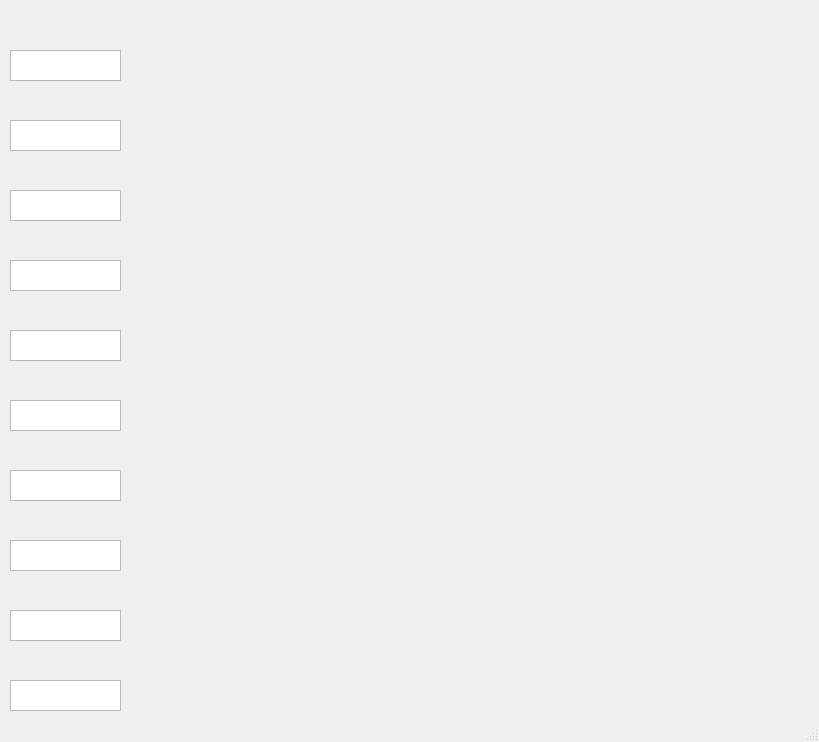
<?xml version="1.0" encoding="UTF-8"?>
<ui version="4.0">
 <class>MainWindow</class>
 <widget class="QMainWindow" name="MainWindow">
  <property name="geometry">
   <rect>
    <x>0</x>
    <y>0</y>
    <width>819</width>
    <height>742</height>
   </rect>
  </property>
  <property name="windowTitle">
   <string>MainWindow</string>
  </property>
  <widget class="QWidget" name="centralwidget">
   <widget class="QTextEdit" name="textEdit">
    <property name="geometry">
     <rect>
      <x>10</x>
      <y>610</y>
      <width>111</width>
      <height>31</height>
     </rect>
    </property>
   </widget>
   <widget class="QTextEdit" name="textEdit_2">
    <property name="geometry">
     <rect>
      <x>10</x>
      <y>330</y>
      <width>111</width>
      <height>31</height>
     </rect>
    </property>
   </widget>
   <widget class="QTextEdit" name="textEdit_3">
    <property name="geometry">
     <rect>
      <x>10</x>
      <y>540</y>
      <width>111</width>
      <height>31</height>
     </rect>
    </property>
   </widget>
   <widget class="QTextEdit" name="textEdit_4">
    <property name="geometry">
     <rect>
      <x>10</x>
      <y>260</y>
      <width>111</width>
      <height>31</height>
     </rect>
    </property>
   </widget>
   <widget class="QTextEdit" name="textEdit_5">
    <property name="geometry">
     <rect>
      <x>10</x>
      <y>50</y>
      <width>111</width>
      <height>31</height>
     </rect>
    </property>
   </widget>
   <widget class="QTextEdit" name="textEdit_6">
    <property name="geometry">
     <rect>
      <x>10</x>
      <y>120</y>
      <width>111</width>
      <height>31</height>
     </rect>
    </property>
   </widget>
   <widget class="QTextEdit" name="textEdit_7">
    <property name="geometry">
     <rect>
      <x>10</x>
      <y>470</y>
      <width>111</width>
      <height>31</height>
     </rect>
    </property>
   </widget>
   <widget class="QTextEdit" name="textEdit_8">
    <property name="geometry">
     <rect>
      <x>10</x>
      <y>400</y>
      <width>111</width>
      <height>31</height>
     </rect>
    </property>
   </widget>
   <widget class="QTextEdit" name="textEdit_9">
    <property name="geometry">
     <rect>
      <x>10</x>
      <y>190</y>
      <width>111</width>
      <height>31</height>
     </rect>
    </property>
   </widget>
   <widget class="QTextEdit" name="textEdit_10">
    <property name="geometry">
     <rect>
      <x>10</x>
      <y>680</y>
      <width>111</width>
      <height>31</height>
     </rect>
    </property>
   </widget>
  </widget>
  <widget class="QStatusBar" name="statusbar"/>
 </widget>
 <resources/>
 <connections/>
</ui>
